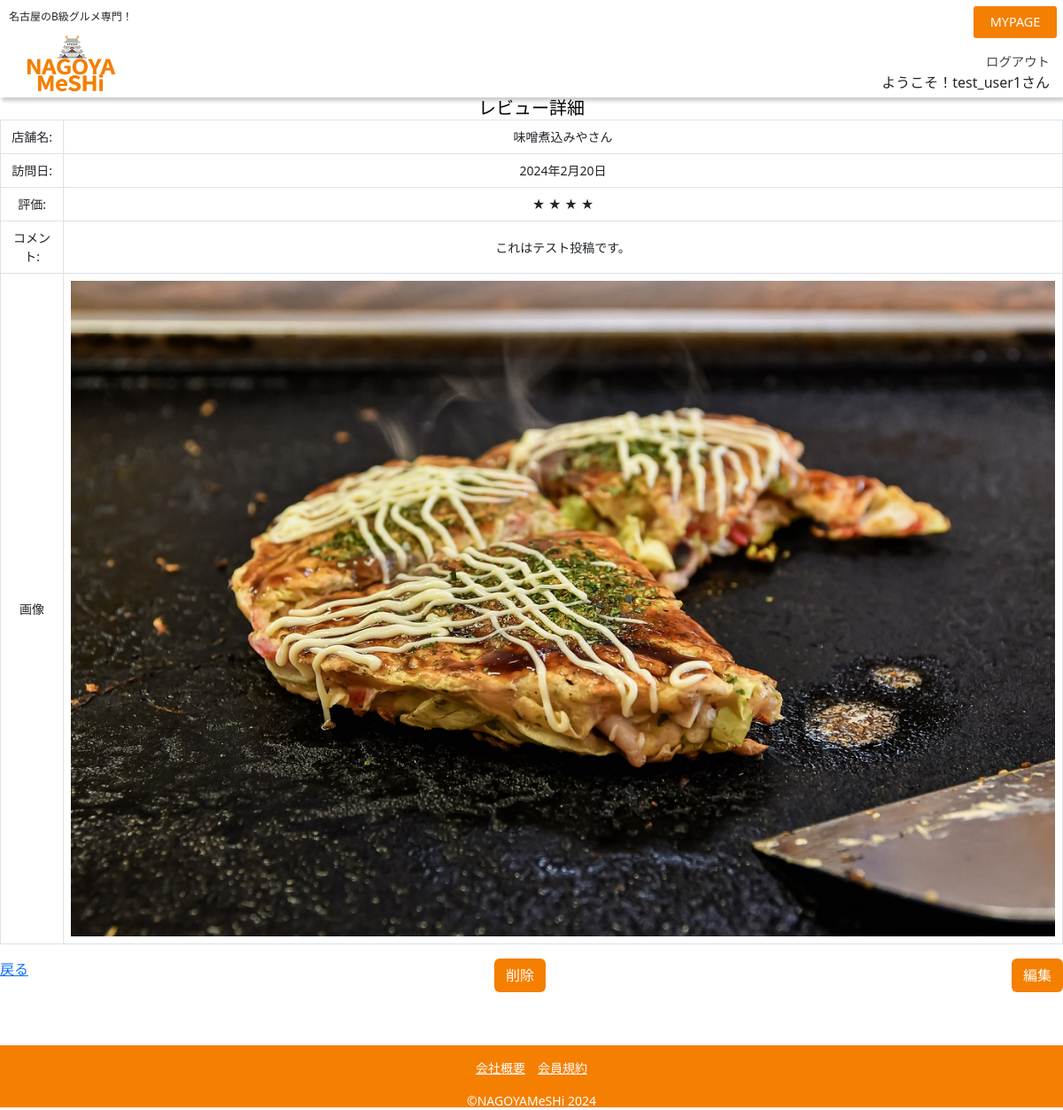
/general/mypage_review_detail/3/ (signed in), run on the app's committed database.
### commondb/models/user.py (models this page shows, shortened)
class User(AbstractUser):
    is_paid_member = models.BooleanField(verbose_name='有料会員', default=False)
    is_manage_member = models.BooleanField(verbose_name='管理者', default=False)
    class Meta:
        verbose_name = 'ユーザー'
        verbose_name_plural = 'ユーザー一覧'

### commondb/models/review.py (models this page shows, shortened)
class Review(models.Model):
    restaurant = models.ForeignKey(Restaurant, verbose_name="店名", on_delete=models.CASCADE)
    user = models.ForeignKey(User, verbose_name="ユーザー名", null=True, on_delete=models.CASCADE)
    visit_date = models.DateField(verbose_name="訪問日")
    rating = models.IntegerField(choices=[(1, '★'), (2, '★★'), (3, '★★★'), (4, '★★★★'), (5, '★★★★★')], verbose_name="評価")
    comment = models.TextField(verbose_name="コメント")
    image1 = models.ImageField(upload_to='review_images/', null=True, blank=True, verbose_name="画像")
    image2 = models.ImageField(upload_to='review_images/', null=True, blank=True, verbose_name="画像")
    image3 = models.ImageField(upload_to='review_images/', null=True, blank=True, verbose_name="画像")

### commondb/models/restaurant.py (models this page shows, shortened)
class Restaurant(models.Model):
    name = models.CharField(max_length=100, verbose_name="店舗名")
    name_alphabet = models.CharField(max_length=100, validators=[RegexValidator(r'^[a-zA-Z]+$')], verbose_name="店舗名アルファベット表記")
    genre = models.ForeignKey(Genre, on_delete=models.CASCADE, verbose_name="カテゴリー")
    address = models.CharField(max_length=100, verbose_name="所在地")
    area = models.ForeignKey(Area, on_delete=models.CASCADE, verbose_name="エリア")
    phone = models.CharField(max_length=20, verbose_name="電話番号")
    time = models.CharField(max_length=100, verbose_name="営業時間")
    price_low = models.CharField(max_length=5 ,verbose_name="下限価格")
    price_high = models.CharField(max_length=5, verbose_name="上限価格")
    image = models.ImageField(upload_to='restaurant_images', null=True, blank=True, verbose_name="画像")
    information = models.TextField(max_length=300, verbose_name="お店の説明")
    def __str__(self):
        return self.name

### general/views/mypage_view.py (the view)
# urls.py: path('general/mypage_review_detail/<int:pk>/', MypageReviewDetailView.as_view(), name="mypage_review_detail"),
class MypageReviewDetailView(LoginRequiredMixin, DetailView):
    model = Review
    template_name = 'general/user_review_detail.html'
    context_object_name = 'review'
    def get_context_data(self, **kwargs: Any):
        context = super().get_context_data(**kwargs)
        user_id = self.request.user.id
        context['user_id'] = user_id
        review_id = self.kwargs.get('pk')
        context['review_id'] = review_id
        return context

### templates/general/user_review_detail.html (shortened to what this page needs)
{% extends "base.html" %}
{% load bootstrap %}
{% block head %}<link href="https://cdn.jsdelivr.net/npm/bootstrap@5.3.0-alpha3/dist/css/bootstrap.min.css" rel="stylesheet">
{% endblock %}
{% block content %}
<div class="company_info text-center">
    <h2 class="admi_h2">レビュー詳細</h2>
    <table class="table table-bordered">
        <tr>
            <td>店舗名:</td>
            <td>{{ review.restaurant }}</td>
        </tr>
        <tr>
            <td>訪問日:</td>
            <td>{{ review.visit_date }}</td>
        </tr>
        <tr>
            <td>評価:</td>
            <td>
                {% for i in "★★★★★" %}
                    {% if forloop.counter <= review.rating %}
                        {{ i }}
                    {% endif %}
                {% endfor %}
            </td>
        </tr>
        <tr>
            <td>コメント:</td>
            <td>{{ review.comment }}</td>
        </tr>
        <tr>
            <td>画像</td>
            <td>
            {% if review.image1 %}
            <img src="{{review.image1.url}}" class="img-fluid">
            {% endif %}
            </td>
        </tr>
    </table>
    <a href={% url 'mypage' pk=user_id %} style="float: left;">戻る</a>
    <a href="{% url 'review_delete' pk=review_id %}" class="btn" style="background-color: #F57F00; color: #FFFFFF;">削除</a>
    <a href={% url 'review_update' pk=review_id %} class="btn" style="background-color: #F57F00; color: #FFFFFF; float: right;">編集</a>
</div>
{% endblock %}

### templates/base.html (shortened to what this page needs)
{% load static %}
<!DOCTYPE html>
<html lang="ja">
<head>
    <link rel="stylesheet" href="/static/css/stylesheet.css">
    <link rel="stylesheet" href="https://unpkg.com/ress/dist/ress.min.css">
    <link rel="stylesheet" type="text/css" href="https://cdn.jsdelivr.net/npm/slick-carousel@1.8.1/slick/slick.css"/>
    <link rel="stylesheet" type="text/css" href="https://cdn.jsdelivr.net/npm/slick-carousel@1.8.1/slick/slick-theme.css"/>
    {% block head %}{% endblock %}
</head>
<body>
    <header>
        <div class="logo-container">
            <p>名古屋のB級グルメ専門！</p>
            <h1><a href="{% url 'top' %}"><img src="/static/general/images/logo.png" alt="ロゴ"></a></h1>
        </div>
        {% if request.user.is_authenticated %}
        <nav>
            <a class="header_btn" href="{% url 'mypage' pk=user.id %}">MYPAGE</a>
            <a class="logout_link" href="{% url 'logout' %}">ログアウト</a>
            <p>
                ようこそ！{{user.get_username}}さん
            </p>
        </nav>
        {% endif%}
    </header>
    {% block content %}{% endblock %}
    <footer>
        <nav>
            <p><a href="{% url 'company' pk=1 %}" >会社概要</a><a href="{% url 'reguration' %}" >会員規約</a></p>
            <p>&copy;NAGOYAMeSHi 2024</p>
        </nav>
    </footer>
</body>
</html>

### static/css/stylesheet.css (style rules this page uses)
body { font-family: 'Hiragino Sans','Yu Gothic','Arial Narrow', Arial, sans-serif; }
h2 { font-size: 1rem; color: #F57F00; margin-bottom: 5px; font-weight: 600; }
a { color: #444444; text-decoration: none; }
header { display: flex; flex-direction: row; justify-content: space-between; align-items: flex-end; width: 100%; box-shadow: 2px 4px 4px rgba(0, 0, 0, 0.2); }
.logo-container { display: flex; flex-direction: column; align-items: center; padding-left: 5px; padding-top: 5px; font-size: 0.8em; height: 110px; max-width: 100%; max-height: 100%; }
.logo-container > p { display: inline; margin: 0; padding: 5px; font-size: 12px; text-wrap: nowrap; }
.logo-container > h1 > a > img { height: 80px; }
header nav { padding-right: 15px; text-align: right; }
header nav > a { text-decoration: none; font-size: 0.9em; color: #444444; padding: 0; }
header nav p { margin-bottom: 5px; }
.header_btn { position: absolute; top: 7px; right: 7px; background-color: #F57F00; color: #FFF; padding: 0.5em 1.3em; border-radius: 3px; }
footer { background-color: #F57F00; width: 100%; height: 70px; margin-top: 60px; }
footer > nav { text-align: center; font-size: 14px; padding-top: 15px; }
footer p { color: #FFF; }
footer a { text-decoration: underline; color: #FFF; padding-left: 7px; padding-right: 7px; }
.mypg_container th, td { font-size: 14px; }
.admi_h2 { color: #000000; display: inline; font-size: 20px; }
td { vertical-align: middle; }

### data on the page
User: get_username "test_user1"
Review: restaurant "味噌煮込みやさん", visit_date "2024年2月20日", comment "これはテスト投稿です。", image1 (picture)

### other printed values
{{ i }} "★" "★" "★" "★"
